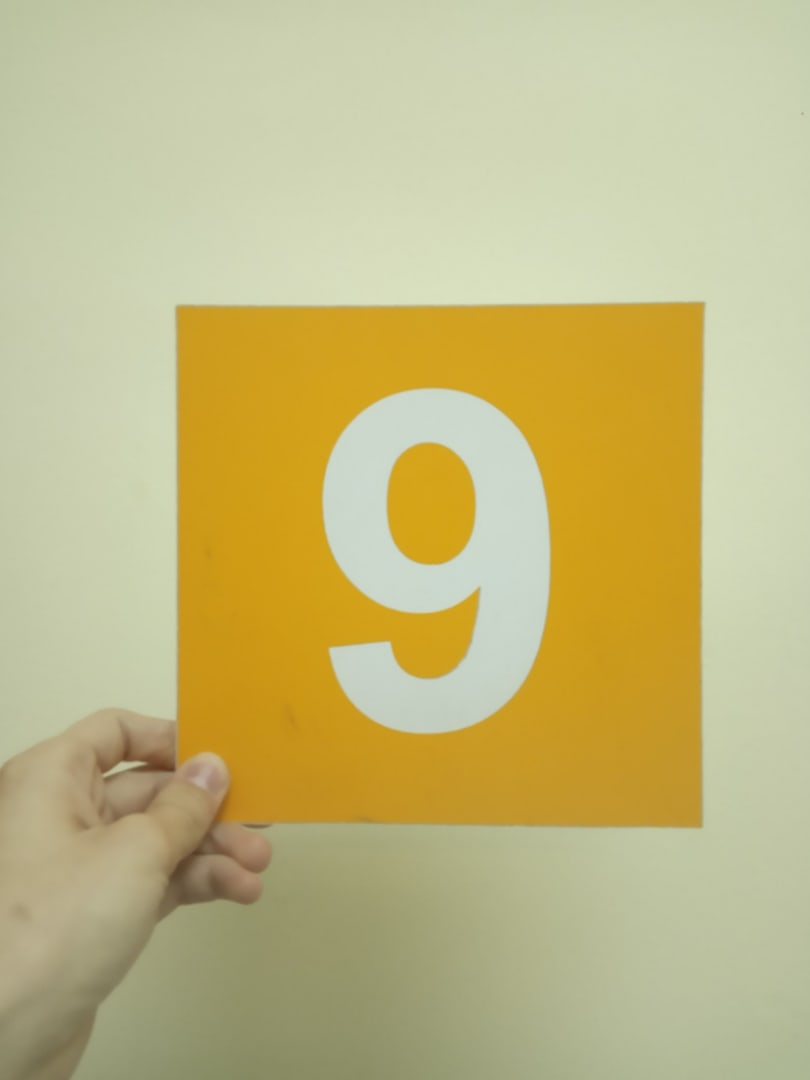
#> input picture niga.jpg, 810 x 1080 px, given in place of the camera
$ jupyter execute Untitled.ipynb
#> lines starting #> are read from the running program, lines starting #| are printed output that depends on the picture; after the words box and inside, x2 and y2 are one past the last pixel; in counts of white or black regions, pixels touching at a corner belong together
[cell 1]
import cv2 as cv
import numpy as np
from PIL import Image

cap = cv.VideoCapture(1) #захват видео
color_name = ['yellow','red','blue','green']
karlik = [0,0,0,0]
fed_color = False
dolg =50 # сколько нунжно кадров для определения цвета

while True: #пока не определился цвет
    ret, frame = cap.read()
#> frame is the input picture: shape (1080, 810, 3); mean B, G, R 129.2, 184.8, 194.3
    frameCopy = frame.copy()
    hsv = cv.cvtColor(frame, cv.COLOR_BGR2HSV)
#> hsv: shape (1080, 810, 3); mean H, S, V 31.7, 88.7, 198.1
    hsv = cv.blur(hsv, (3,3))
#> hsv: shape (1080, 810, 3); mean H, S, V 31.7, 88.7, 198.1

    #cv.imshow('binary_hsv', mask)

    if not fed_color:

        mask = cv.inRange(hsv, (0 ,122, 37), (187, 249, 255)) #бинаризую картинку
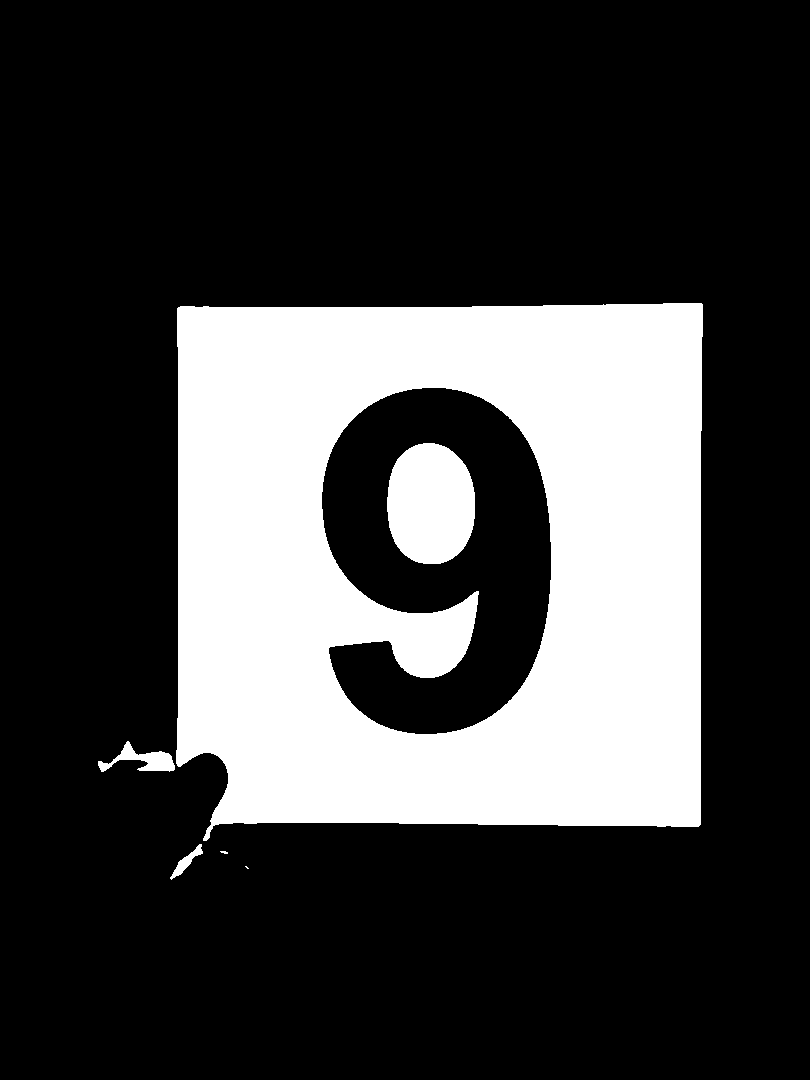
#> mask: shape (1080, 810); 25.2% white; 6 white regions (2 under 20 px), largest, box (x1, y1, x2, y2) and area: (176, 303, 703, 841) 210920, (387, 443, 475, 564) 8680, (98, 741, 175, 772) 944, (170, 844, 203, 880) 318
        mask = cv.erode(mask, None, iterations = 1)
#> mask: shape (1080, 810); 24.7% white; 6 white regions, box (x1, y1, x2, y2) and area: (177, 304, 702, 826) 207093, (388, 444, 474, 563) 8266, (114, 743, 174, 770) 624, (173, 845, 202, 877) 183, (99, 762, 111, 771) 50, (204, 826, 212, 840) 30
        mask = cv.dilate(mask, None, iterations = 2)
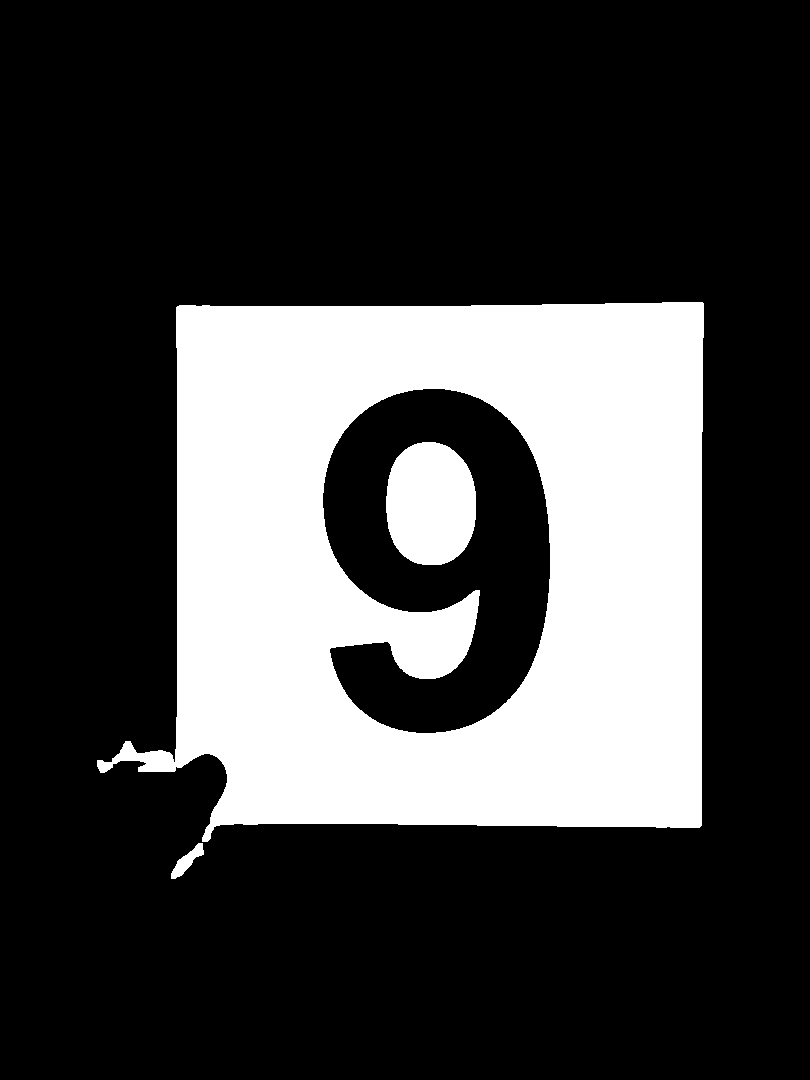
#> mask: shape (1080, 810); 25.8% white; 3 white regions

        contours0, hierarchy = cv.findContours( mask.copy(), cv.RETR_TREE, cv.CHAIN_APPROX_SIMPLE)
#> contours0 = 4 contours; box (x1, y1, x2, y2) and area: (97, 302, 704, 842) 270908, (322, 388, 551, 734) 56748, (386, 442, 476, 565) 8944, (171, 843, 204, 879) 401
        if contours0:


            contours = sorted(contours0, key = cv.contourArea, reverse = True) #если нашлись контуры, то сортирую
#> contours has the same summary as contours0
                                                                               # контуры по размеру области
            cnt = contours[0]
#> cnt = contour of 218 points, box (x1, y1, x2, y2) (97, 302, 704, 842), area 270908
            (x,y,w,h) = cv.boundingRect(cnt)
#> x = 97; y = 302; w = 607; h = 540
            if w>150 and h>150:
                rect = cv.minAreaRect(cnt) # пытаемся вписать прямоугольник
#> rect = ((400.2, 571.7), (608.9, 536.2), -0.356)
                box = cv.boxPoints(rect) # поиск четырех вершин прямоугольника
#> box = [[97.47, 841.7], [94.14, 305.5], [703, 301.7], [706.3, 837.9]]
                box = np.int0(box) # округление координат
#> box = [[97, 841], [94, 305], [702, 301], [706, 837]]
                cv.drawContours(frame,[box],0,(255,0,255),2) # рисуем прямоугольник
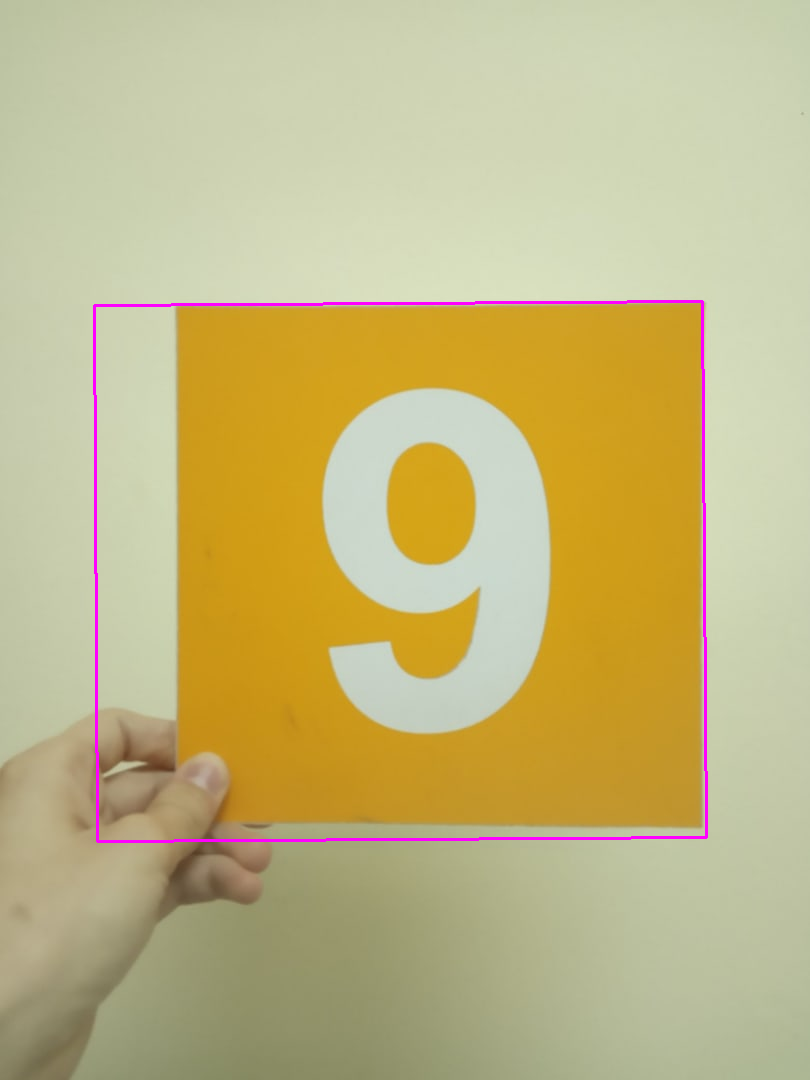
#> frame: shape (1080, 810, 3); 0.78% of pixels changed, all inside (x1, y1, x2, y2) = (93, 300, 708, 843)

                roImg = frameCopy[y:y+h, x:x+w] # обрезаю контур
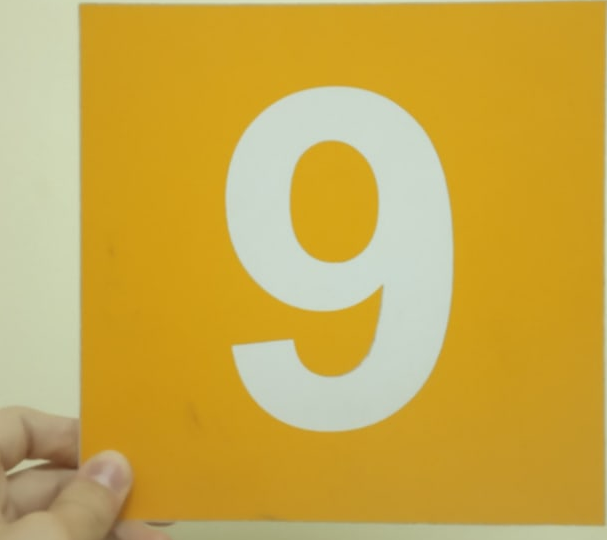
#> roImg: shape (540, 607, 3); mean B, G, R 77.8, 169.8, 201.1
                roImg = cv.resize(roImg, (128,128))
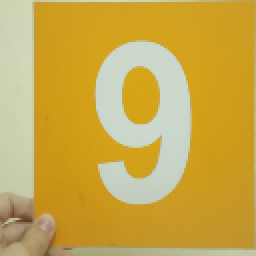
#> roImg: shape (128, 128, 3) (shown 2 times larger); mean B, G, R 77.7, 169.7, 201.1
                cv.imshow('obrez', roImg)

                color_pix = [0,0,0,0]


                colorset =[
                [15, 160, 215], #yellow
                [20,25,160], #red
                [150, 43, 25], #blue
                [30, 125, 15] #green
                ]
                min_razn = 50000
                zzz = 0

                    #попиксильное сравнивание и выделение цвета

                for i in range(0,len(roImg),4):
                    for k in range(0,len(roImg[i]),4):
                        for j in range(4):
                            razn = abs(roImg[i][k][0] - colorset[j][0])+abs(roImg[i][k][1] - colorset[j][1])+abs(roImg[i][k][2] - colorset[j][2])
                            if razn< min_razn:
                                min_razn = razn
                                zzz = j
                        color_pix[zzz] += 1
#> this loop made 32 passes
#> i on passes 2 to 13: 4, 8, 12, 16, 20, 24, 28, 32, 36, 40, 44, 48
#> after the loop, color_pix = [1024, 0, 0, 0]; min_razn = 10; zzz = 0

                max_color = 0
                mxdex = 0
                for i in range(4):
                    if color_pix[i] > max_color:
                        max_color = color_pix[i]
                        mxdex = i
#> this loop made 4 passes
#> max_color on pass 1: 1024
#> after the loop, max_color = 1024; mxdex = 0
                if max_color > 500:
                    cv.putText(frame, color_name[mxdex], (20, 20), cv.FONT_HERSHEY_SIMPLEX, 1, colorset[mxdex], 2) #вывод надписи цвета
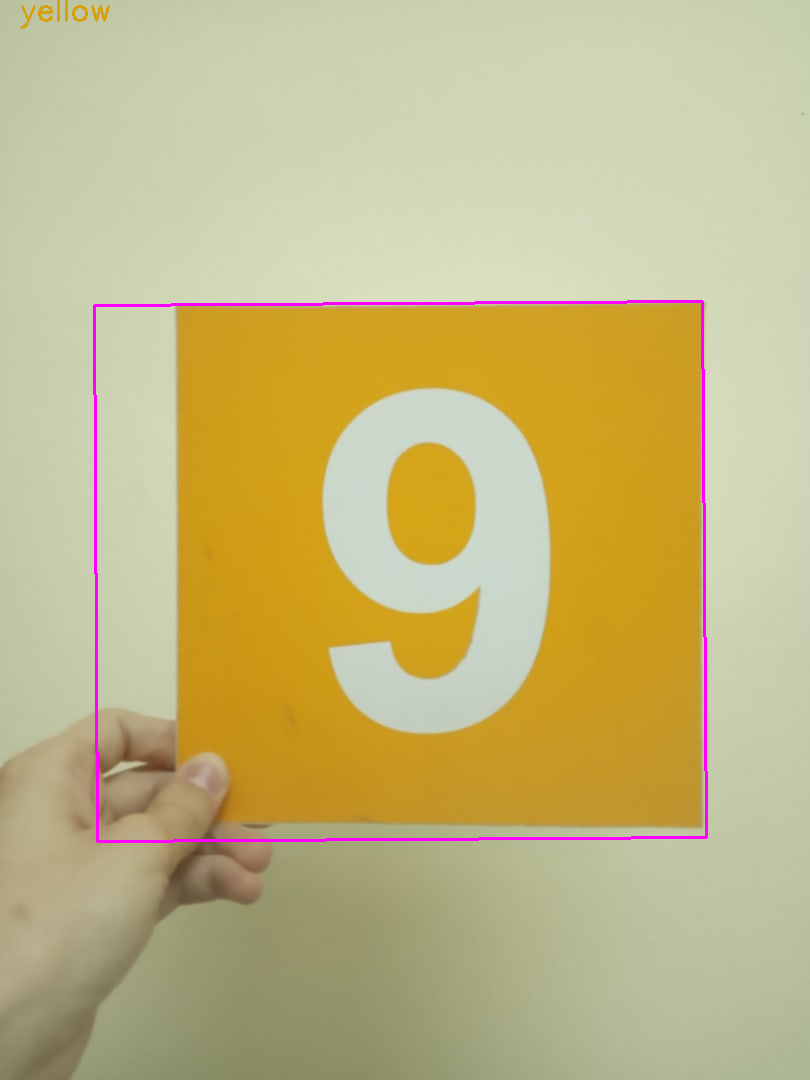
#> frame: shape (1080, 810, 3); 0.08% of pixels changed, all inside (x1, y1, x2, y2) = (20, 0, 110, 29)
                    karlik[mxdex] += 1
                    for k in range(len(karlik)):
                        if karlik[k] > dolg:
                            fed_color = True
                            break
#> this loop made 4 passes
                else:
                    cv.putText(frame, 'IDK', (20, 20), cv.FONT_HERSHEY_SIMPLEX, 1, (0,0,0), 2) #вывод надписи нецвета

    else:
        cv.putText(frame, 'find: '+color_name[k], (20, 20), cv.FONT_HERSHEY_SIMPLEX, 1, colorset[k], 2) #вывод надписи нецвета


    cv.imshow('contours', frame) # вывод обработанного кадра в окно

    if cv.waitKey(1) == 27:
#> (key Esc is pressed here)
        break

cap.release()
cv.destroyAllWindows()
